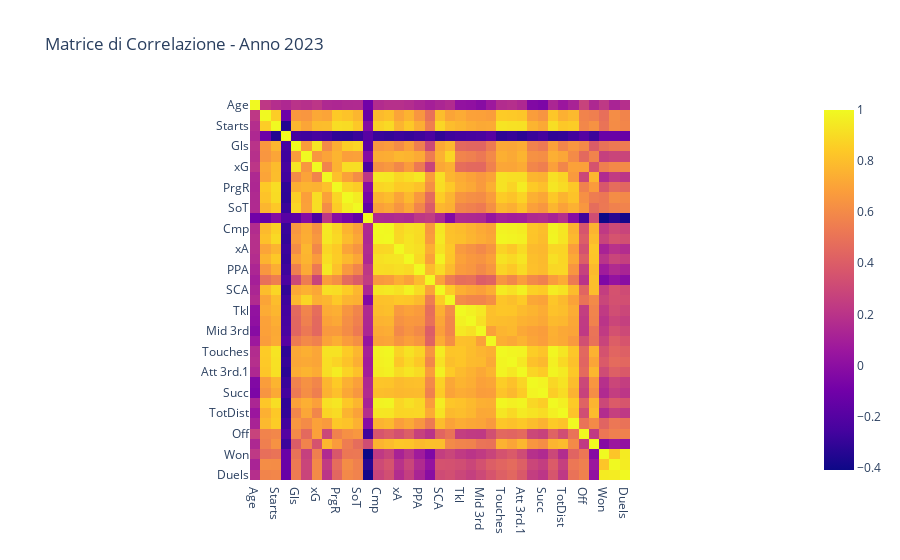
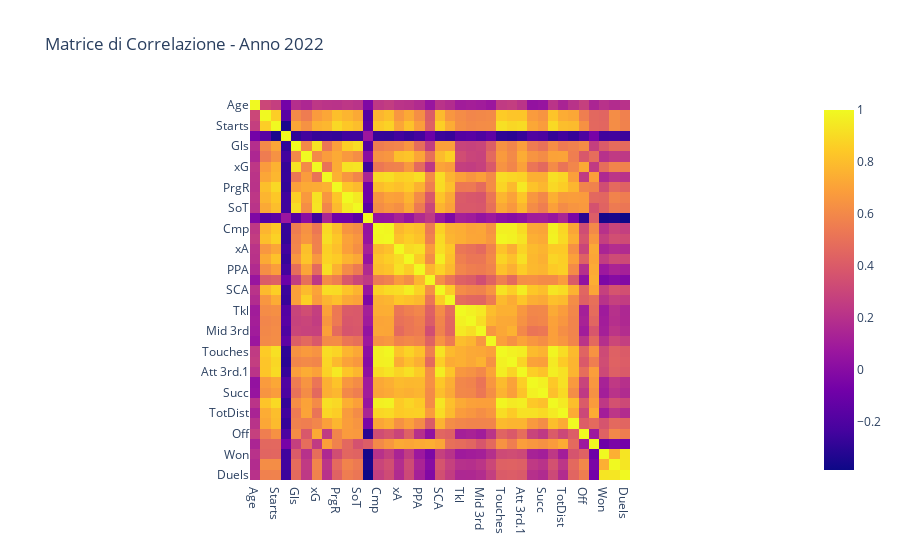
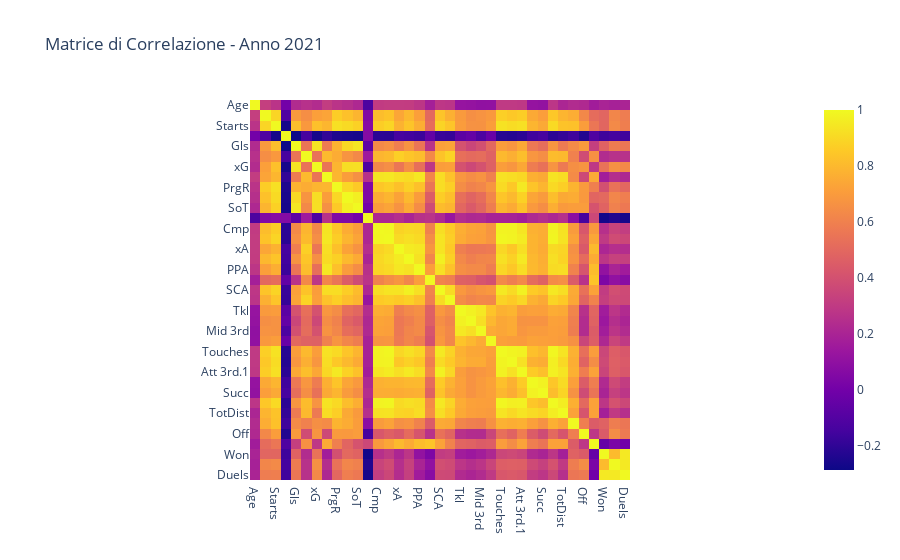
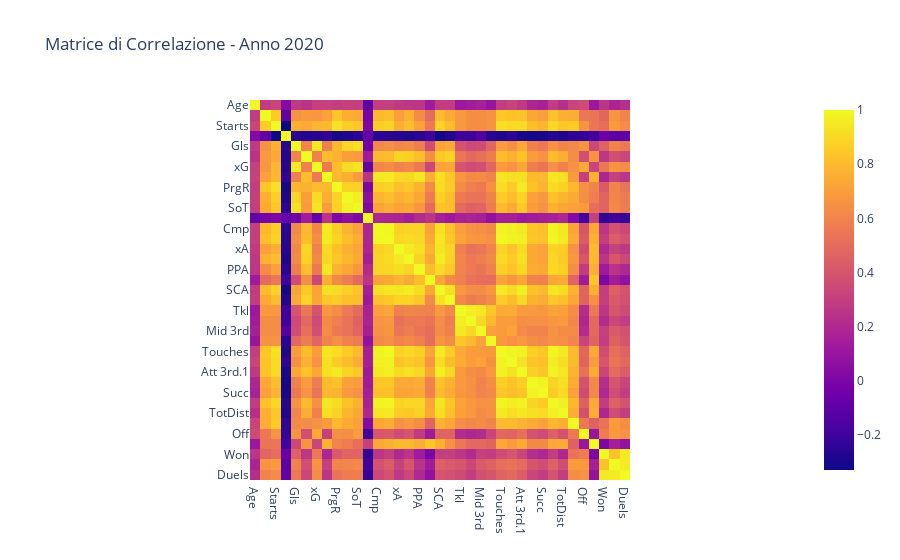

The cell these charts' notebook holds for them, in order:
### Markdown cell above
Prima di tutto bisogna fare un processo di 'data cleaning' ovvero una pulizia del dataframe, aggiungendo colonne che possono essere utili oppure togliendone altre che non voglio prendere in considerazione.

Per prima cosa togliamo i dati dei cartellini gialli e rossi collezionati dai giocatori, in quanto rappresentano la disciplina di questi e non le loro capacità balistiche. Dopodiche eliminiamo le colonne relative ai calci piazzati in quanto rigori e punizioni hanno i propri specialisti scelti dall'allenatore, che non devono essere obbligatoriamente attaccanti, che battono tutti quelli che vengono assegnati nelle partite. Non sarebbe quindi equo considerare una statistica alla quale la maggior parte dei giocatori non prendono neanche parte.

Ovviamente scartiamo le celle relative al Nome del giocatore, la Squadra per cui gioca e la sua Nazionalità.
Subito dopo togliamo quelle colonne che rappresentano "operazioni" fra altre statistiche, come ad esempio somme fra due dati, percentuali o rapporti, in quanto non sono statistiche di gioco (realizzate sul campo dal giocatore) ma create ad hoc per altri tipi di analisi non inerenti al nostro.

### Code cell
# Questa parte di codice crea 5 figure che rappresentano il riquadro di correlazione fra le statistiche per annata

correlations = []
years = []

colonne_da_eliminare = ['Player', 'Nation', 'Pos', 'Squad', 'G+A', 'G-PK','SoT%','PK',
       'PKatt',  'FK', 'G/Sh', 'G/SoT', 'G-xG','CrdY', 'CrdR', '2CrdY', 'Cmp%','Succ%','Won%']

for file in files:
    
    data_frame = pd.read_excel(file)
    data_frame['Duels'] = data_frame['Won'] + data_frame['Lost'] # Creo la colonna dei duelli aerei, può essere utile per l'analisi

    # Uso .drop per rimuovere dal data frame quelle statistiche che non voglio usare in questa analisi
    data_frame.drop(columns=colonne_da_eliminare, inplace=True) 

    corr_matrix = data_frame.corr()  # Calcolo la matrice di correlazione

    year = year_mapping[file]  # Ottengo l'anno dal file usando il mapping
    years.append(year)

    fig = px.imshow(corr_matrix, title=f"Matrice di Correlazione - Anno {year}")
    # Ottengo in output il grafico di correlazione

    fig.show()

# Inserisco questa riga di codice in modo da poter visualizzare le colonne usate per l'analisi
print(f'Le colonne usate per questa analisi sono {list(data_frame.columns)}')

### Figure 1 — Plotly figure (JSON) as saved in the notebook; plotly's stock layout.template omitted (floating-point values rounded to 4 significant figures; data arrays with more than 128 entries replaced by an {"elided": "..."} marker saying what was removed)
{"data": [{"coloraxis": "coloraxis", "hovertemplate": "x: %{x}<br>y: %{y}<br>color: %{z}<extra></extra>", "name": "0", "type": "heatmap", "x": ["Age", "MP", "Starts", "Min", "Gls", "Ast", "xG", "PrgP", "PrgR", "Sh", "SoT", "Dist", "Cmp", "Att", "xA", "KP", "PPA", "CrsPA", "SCA", "GCA", "Tkl", "TklW", "Mid 3rd", "Att 3rd", "Touches", "Mid 3rd.1", "Att 3rd.1", "Att.1", "Succ", "Carries", "TotDist", "Fld", "Off", "Crs", "Won", "Lost", "Duels"], "xaxis": "x", "y": ["Age", "MP", "Starts", "Min", "Gls", "Ast", "xG", "PrgP", "PrgR", "Sh", "SoT", "Dist", "Cmp", "Att", "xA", "KP", "PPA", "CrsPA", "SCA", "GCA", "Tkl", "TklW", "Mid 3rd", "Att 3rd", "Touches", "Mid 3rd.1", "Att 3rd.1", "Att.1", "Succ", "Carries", "TotDist", "Fld", "Off", "Crs", "Won", "Lost", "Duels"], "yaxis": "y", "z": {"elided": "37x37 float values"}}], "layout": {"coloraxis": {"colorscale": [[0, "#0d0887"], [0.1111, "#46039f"], [0.2222, "#7201a8"], [0.3333, "#9c179e"], [0.4444, "#bd3786"], [0.5556, "#d8576b"], [0.6667, "#ed7953"], [0.7778, "#fb9f3a"], [0.8889, "#fdca26"], [1, "#f0f921"]]}, "title": {"text": "Matrice di Correlazione - Anno 2023"}, "xaxis": {"anchor": "y", "constrain": "domain", "domain": [0, 1], "scaleanchor": "y"}, "yaxis": {"anchor": "x", "autorange": "reversed", "constrain": "domain", "domain": [0, 1]}}}

### Figure 2 — Plotly figure (JSON) as saved in the notebook; plotly's stock layout.template omitted (floating-point values rounded to 4 significant figures; data arrays with more than 128 entries replaced by an {"elided": "..."} marker saying what was removed)
{"data": [{"coloraxis": "coloraxis", "hovertemplate": "x: %{x}<br>y: %{y}<br>color: %{z}<extra></extra>", "name": "0", "type": "heatmap", "x": ["Age", "MP", "Starts", "Min", "Gls", "Ast", "xG", "PrgP", "PrgR", "Sh", "SoT", "Dist", "Cmp", "Att", "xA", "KP", "PPA", "CrsPA", "SCA", "GCA", "Tkl", "TklW", "Mid 3rd", "Att 3rd", "Touches", "Mid 3rd.1", "Att 3rd.1", "Att.1", "Succ", "Carries", "TotDist", "Fld", "Off", "Crs", "Won", "Lost", "Duels"], "xaxis": "x", "y": ["Age", "MP", "Starts", "Min", "Gls", "Ast", "xG", "PrgP", "PrgR", "Sh", "SoT", "Dist", "Cmp", "Att", "xA", "KP", "PPA", "CrsPA", "SCA", "GCA", "Tkl", "TklW", "Mid 3rd", "Att 3rd", "Touches", "Mid 3rd.1", "Att 3rd.1", "Att.1", "Succ", "Carries", "TotDist", "Fld", "Off", "Crs", "Won", "Lost", "Duels"], "yaxis": "y", "z": {"elided": "37x37 float values"}}], "layout": {"coloraxis": {"colorscale": [[0, "#0d0887"], [0.1111, "#46039f"], [0.2222, "#7201a8"], [0.3333, "#9c179e"], [0.4444, "#bd3786"], [0.5556, "#d8576b"], [0.6667, "#ed7953"], [0.7778, "#fb9f3a"], [0.8889, "#fdca26"], [1, "#f0f921"]]}, "title": {"text": "Matrice di Correlazione - Anno 2022"}, "xaxis": {"anchor": "y", "constrain": "domain", "domain": [0, 1], "scaleanchor": "y"}, "yaxis": {"anchor": "x", "autorange": "reversed", "constrain": "domain", "domain": [0, 1]}}}

### Figure 3 — Plotly figure (JSON) as saved in the notebook; plotly's stock layout.template omitted (floating-point values rounded to 4 significant figures; data arrays with more than 128 entries replaced by an {"elided": "..."} marker saying what was removed)
{"data": [{"coloraxis": "coloraxis", "hovertemplate": "x: %{x}<br>y: %{y}<br>color: %{z}<extra></extra>", "name": "0", "type": "heatmap", "x": ["Age", "MP", "Starts", "Min", "Gls", "Ast", "xG", "PrgP", "PrgR", "Sh", "SoT", "Dist", "Cmp", "Att", "xA", "KP", "PPA", "CrsPA", "SCA", "GCA", "Tkl", "TklW", "Mid 3rd", "Att 3rd", "Touches", "Mid 3rd.1", "Att 3rd.1", "Att.1", "Succ", "Carries", "TotDist", "Fld", "Off", "Crs", "Won", "Lost", "Duels"], "xaxis": "x", "y": ["Age", "MP", "Starts", "Min", "Gls", "Ast", "xG", "PrgP", "PrgR", "Sh", "SoT", "Dist", "Cmp", "Att", "xA", "KP", "PPA", "CrsPA", "SCA", "GCA", "Tkl", "TklW", "Mid 3rd", "Att 3rd", "Touches", "Mid 3rd.1", "Att 3rd.1", "Att.1", "Succ", "Carries", "TotDist", "Fld", "Off", "Crs", "Won", "Lost", "Duels"], "yaxis": "y", "z": {"elided": "37x37 float values"}}], "layout": {"coloraxis": {"colorscale": [[0, "#0d0887"], [0.1111, "#46039f"], [0.2222, "#7201a8"], [0.3333, "#9c179e"], [0.4444, "#bd3786"], [0.5556, "#d8576b"], [0.6667, "#ed7953"], [0.7778, "#fb9f3a"], [0.8889, "#fdca26"], [1, "#f0f921"]]}, "title": {"text": "Matrice di Correlazione - Anno 2021"}, "xaxis": {"anchor": "y", "constrain": "domain", "domain": [0, 1], "scaleanchor": "y"}, "yaxis": {"anchor": "x", "autorange": "reversed", "constrain": "domain", "domain": [0, 1]}}}

### Figure 4 — Plotly figure (JSON) as saved in the notebook; plotly's stock layout.template omitted (floating-point values rounded to 4 significant figures; data arrays with more than 128 entries replaced by an {"elided": "..."} marker saying what was removed)
{"data": [{"coloraxis": "coloraxis", "hovertemplate": "x: %{x}<br>y: %{y}<br>color: %{z}<extra></extra>", "name": "0", "type": "heatmap", "x": ["Age", "MP", "Starts", "Min", "Gls", "Ast", "xG", "PrgP", "PrgR", "Sh", "SoT", "Dist", "Cmp", "Att", "xA", "KP", "PPA", "CrsPA", "SCA", "GCA", "Tkl", "TklW", "Mid 3rd", "Att 3rd", "Touches", "Mid 3rd.1", "Att 3rd.1", "Att.1", "Succ", "Carries", "TotDist", "Fld", "Off", "Crs", "Won", "Lost", "Duels"], "xaxis": "x", "y": ["Age", "MP", "Starts", "Min", "Gls", "Ast", "xG", "PrgP", "PrgR", "Sh", "SoT", "Dist", "Cmp", "Att", "xA", "KP", "PPA", "CrsPA", "SCA", "GCA", "Tkl", "TklW", "Mid 3rd", "Att 3rd", "Touches", "Mid 3rd.1", "Att 3rd.1", "Att.1", "Succ", "Carries", "TotDist", "Fld", "Off", "Crs", "Won", "Lost", "Duels"], "yaxis": "y", "z": {"elided": "37x37 float values"}}], "layout": {"coloraxis": {"colorscale": [[0, "#0d0887"], [0.1111, "#46039f"], [0.2222, "#7201a8"], [0.3333, "#9c179e"], [0.4444, "#bd3786"], [0.5556, "#d8576b"], [0.6667, "#ed7953"], [0.7778, "#fb9f3a"], [0.8889, "#fdca26"], [1, "#f0f921"]]}, "title": {"text": "Matrice di Correlazione - Anno 2020"}, "xaxis": {"anchor": "y", "constrain": "domain", "domain": [0, 1], "scaleanchor": "y"}, "yaxis": {"anchor": "x", "autorange": "reversed", "constrain": "domain", "domain": [0, 1]}}}
